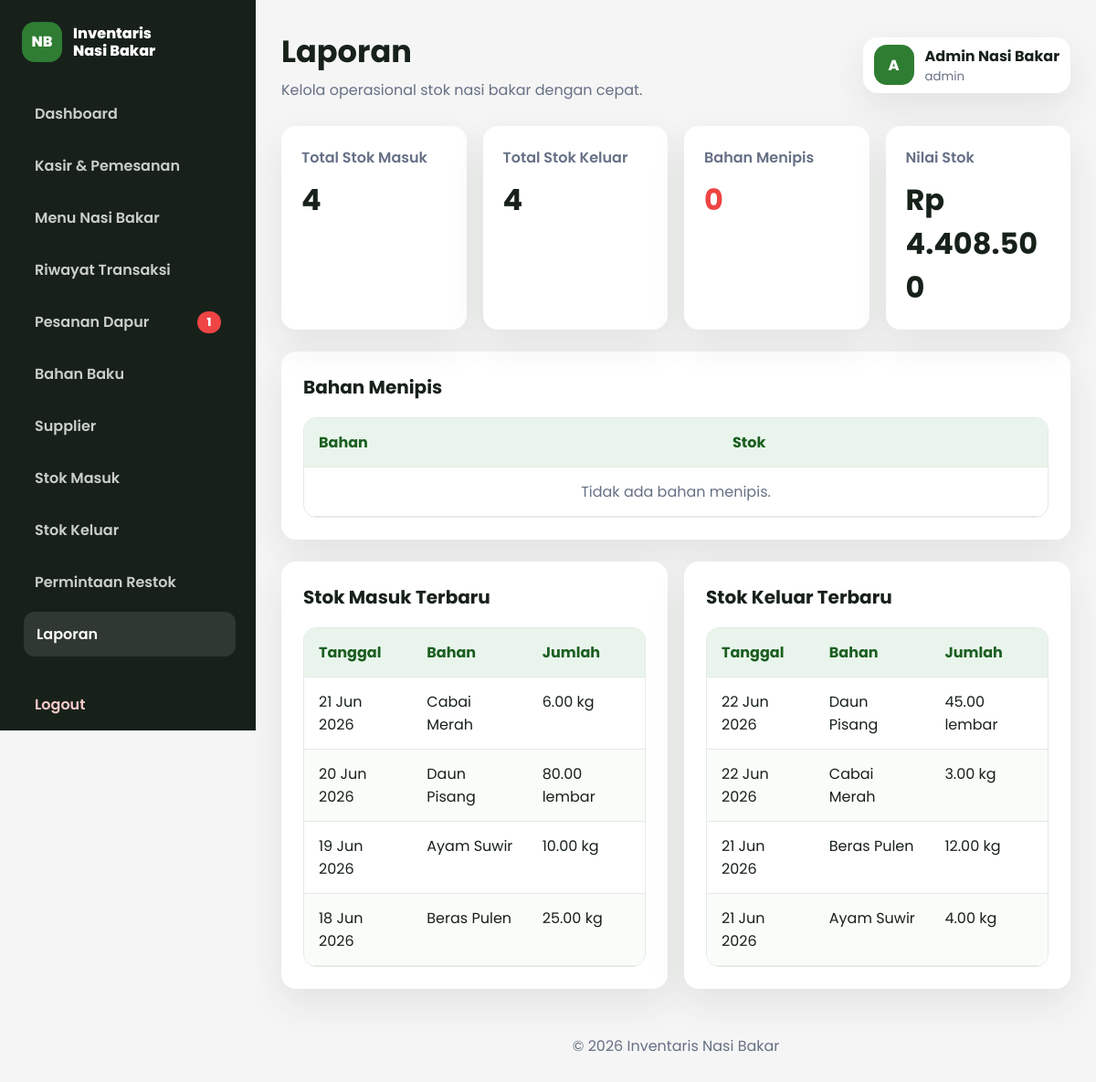
/dashboard/laporan/index.php (signed in), run on the app's committed database.
### tables this page shows
CREATE TABLE stok_masuk (
    id INT AUTO_INCREMENT PRIMARY KEY,
    bahan_id INT NOT NULL,
    supplier_id INT NOT NULL,
    jumlah DECIMAL(10,2) NOT NULL,
    harga_beli DECIMAL(12,2) NOT NULL DEFAULT 0,
    tanggal DATE NOT NULL,
    keterangan TEXT NOT NULL,
    CONSTRAINT fk_masuk_bahan FOREIGN KEY (bahan_id) REFERENCES bahan_baku(id) ON UPDATE CASCADE ON DELETE RESTRICT,
    CONSTRAINT fk_masuk_supplier FOREIGN KEY (supplier_id) REFERENCES supplier(id) ON UPDATE CASCADE ON DELETE RESTRICT
);

CREATE TABLE bahan_baku (
    id INT AUTO_INCREMENT PRIMARY KEY,
    nama_bahan VARCHAR(120) NOT NULL,
    stok DECIMAL(10,2) NOT NULL DEFAULT 0,
    stok_minimum DECIMAL(10,2) NOT NULL DEFAULT 10,
    satuan VARCHAR(30) NOT NULL,
    harga DECIMAL(12,2) NOT NULL DEFAULT 0,
    jenis ENUM('mentah', 'jadi') NOT NULL DEFAULT 'mentah',
    created_at TIMESTAMP DEFAULT CURRENT_TIMESTAMP
);

CREATE TABLE stok_keluar (
    id INT AUTO_INCREMENT PRIMARY KEY,
    bahan_id INT NOT NULL,
    jumlah DECIMAL(10,2) NOT NULL,
    keterangan TEXT NOT NULL,
    tanggal DATE NOT NULL,
    CONSTRAINT fk_keluar_bahan FOREIGN KEY (bahan_id) REFERENCES bahan_baku(id) ON UPDATE CASCADE ON DELETE RESTRICT
);

### includes/functions.php (called while the page is built, shortened)
<?php
function e(?string $value): string
{
    return htmlspecialchars((string) $value, ENT_QUOTES, 'UTF-8');
}
function current_role(): string
{
    $role = $_SESSION['role'] ?? '';
    return $role === 'restok' ? 'gudang' : $role;
}
function rupiah($value): string
{
    return 'Rp ' . number_format((float) $value, 0, ',', '.');
}
function db_count(mysqli $conn, string $table, string $where = ''): int
{
    $sql = 'SELECT COUNT(*) AS total FROM ' . $table . ($where ? ' WHERE ' . $where : '');
    $result = mysqli_query($conn, $sql);
    $row = mysqli_fetch_assoc($result);
    return (int) ($row['total'] ?? 0);
}

### dashboard/laporan/index.php (the view, shortened to what this page needs)
<?php
require_once __DIR__ . '/../../config/koneksi.php';
require_once __DIR__ . '/../../includes/functions.php';
$stokMenipis = mysqli_fetch_all(mysqli_query($conn, 'SELECT nama_bahan, stok, stok_minimum, satuan FROM bahan_baku WHERE stok <= stok_minimum ORDER BY stok ASC'), MYSQLI_ASSOC);
$masuk = mysqli_fetch_all(mysqli_query($conn, 'SELECT sm.tanggal, b.nama_bahan, sm.jumlah, b.satuan FROM stok_masuk sm JOIN bahan_baku b ON b.id = sm.bahan_id ORDER BY sm.tanggal DESC LIMIT 10'), MYSQLI_ASSOC);
$keluar = mysqli_fetch_all(mysqli_query($conn, 'SELECT sk.tanggal, b.nama_bahan, sk.jumlah, b.satuan, sk.keterangan FROM stok_keluar sk JOIN bahan_baku b ON b.id = sk.bahan_id ORDER BY sk.tanggal DESC LIMIT 10'), MYSQLI_ASSOC);
$transaksi = mysqli_fetch_all(mysqli_query($conn, "SELECT kode_pesanan, nama_pelanggan, total, metode_bayar, status, status_pembayaran, created_at FROM pesanan ORDER BY created_at DESC LIMIT 15"), MYSQLI_ASSOC);
$pendapatan = mysqli_fetch_assoc(mysqli_query($conn, 'SELECT COALESCE(SUM(total), 0) AS total FROM pesanan'));
include __DIR__ . '/../../includes/header.php';
?>
<?php if ($role === 'kasir'): ?>
<section class="stats-grid">
    <article class="stat-card">
        <span>Total Transaksi</span>
        <strong><?= db_count($conn, 'pesanan'); ?></strong>
    </article>
    <article class="stat-card">
        <span>Total Pendapatan</span>
        <strong><?= rupiah($pendapatan['total'] ?? 0); ?></strong>
    </article>
    <article class="stat-card">
        <span>Transaksi Selesai</span>
        <strong><?= db_count($conn, 'pesanan', "status = 'selesai'"); ?></strong>
    </article>
    <article class="stat-card danger">
        <span>Transaksi Batal</span>
        <strong><?= db_count($conn, 'pesanan', "status = 'batal'"); ?></strong>
    </article>
</section>
<section class="panel">
    <div class="panel-header">
        <div>
            <h2>Laporan Transaksi</h2>
            <p>Ringkasan transaksi kasir dan status pesanan dapur.</p>
        </div>
    </div>
    <div class="table-wrap">
        <table>
            <thead><tr><th>Tanggal</th><th>Kode</th><th>Pelanggan</th><th>Bayar</th><th>Total</th><th>Status</th><th>Pembayaran</th></tr></thead>
            <tbody>
                <?php foreach ($transaksi as $row): ?>
                    <tr>
                        <td><?= e(date('d M Y H:i', strtotime($row['created_at']))); ?></td>
                        <td><?= e($row['kode_pesanan']); ?></td>
                        <td><?= e($row['nama_pelanggan']); ?></td>
                        <td><?= e(strtoupper($row['metode_bayar'])); ?></td>
                        <td><?= rupiah($row['total']); ?></td>
                        <td><span class="badge <?= $row['status'] === 'batal' ? 'danger' : ''; ?>"><?= e(status_pesanan_label($row['status'])); ?></span></td>
                        <td><span class="badge <?= $row['status_pembayaran'] === 'belum_bayar' ? 'danger' : ''; ?>"><?= $row['status_pembayaran'] === 'lunas' ? 'Lunas' : 'Belum Bayar'; ?></span></td>
                    </tr>
                <?php endforeach; ?>
                <?php if (!$transaksi): ?><tr><td colspan="7" class="empty">Belum ada transaksi.</td></tr><?php endif; ?>
            </tbody>
        </table>
    </div>
</section>
<?php else: ?>
<section class="stats-grid">
    <article class="stat-card">
        <span>Total Stok Masuk</span>
        <strong><?= db_count($conn, 'stok_masuk'); ?></strong>
    </article>
    <article class="stat-card">
        <span>Total Stok Keluar</span>
        <strong><?= db_count($conn, 'stok_keluar'); ?></strong>
    </article>
    <article class="stat-card danger">
        <span>Bahan Menipis</span>
        <strong><?= count($stokMenipis); ?></strong>
    </article>
    <article class="stat-card">
        <span>Nilai Stok</span>
        <?php
        $nilai = mysqli_fetch_assoc(mysqli_query($conn, 'SELECT SUM(stok * harga) AS total FROM bahan_baku'));
        ?>
        <strong><?= rupiah($nilai['total'] ?? 0); ?></strong>
    </article>
</section>
<section class="panel">
    <div class="panel-header"><h2>Bahan Menipis</h2></div>
    <div class="table-wrap">
        <table class="table-fit">
            <thead><tr><th>Bahan</th><th>Stok</th></tr></thead>
            <tbody>
                <?php if (!$stokMenipis): ?><tr><td colspan="2" class="empty">Tidak ada bahan menipis.</td></tr><?php endif; ?>
            </tbody>
        </table>
    </div>
</section>
<section class="split-panels">
    <div class="panel">
        <div class="panel-header"><h2>Stok Masuk Terbaru</h2></div>
        <div class="table-wrap">
            <table class="table-fit">
                <thead><tr><th>Tanggal</th><th>Bahan</th><th>Jumlah</th></tr></thead>
                <tbody>
                    <?php foreach ($masuk as $row): ?>
                        <tr><td><?= e(date('d M Y', strtotime($row['tanggal']))); ?></td><td><?= e($row['nama_bahan']); ?></td><td><?= e((string) $row['jumlah']); ?> <?= e($row['satuan']); ?></td></tr>
                    <?php endforeach; ?>
                </tbody>
            </table>
        </div>
    </div>
    <div class="panel">
        <div class="panel-header"><h2>Stok Keluar Terbaru</h2></div>
        <div class="table-wrap">
            <table class="table-fit">
                <thead><tr><th>Tanggal</th><th>Bahan</th><th>Jumlah</th></tr></thead>
                <tbody>
                    <?php foreach ($keluar as $row): ?>
                        <tr><td><?= e(date('d M Y', strtotime($row['tanggal']))); ?></td><td><?= e($row['nama_bahan']); ?></td><td><?= e((string) $row['jumlah']); ?> <?= e($row['satuan']); ?></td></tr>
                    <?php endforeach; ?>
                </tbody>
            </table>
        </div>
    </div>
</section>
<?php endif; ?>
<?php include __DIR__ . '/../../includes/footer.php'; ?>

### assets/css/dashboard.css (style rules this page uses)
:root { --primary: #2E7D32; --primary-dark: #1B5E20; --secondary: #F5F5F5; --accent: #FFC107; --danger: #EF4444; --text: #17211A; --muted: #667085; --border: #E4EAE5; --white: #FFFFFF; --shadow: 0 16px 40px rgba(22, 39, 24, 0.09); }
* { box-sizing: border-box; }
body { margin: 0; font-family: "Poppins", sans-serif; color: var(--text); background: var(--secondary); overflow-x: hidden; }
.stats-grid { display: grid; grid-template-columns: repeat(auto-fit, minmax(180px, 1fr)); gap: 18px; margin-bottom: 24px; }
.stat-card, .panel { border-radius: 16px; background: var(--white); box-shadow: var(--shadow); }
.stat-card { padding: 22px; }
.stat-card span { display: block; color: var(--muted); font-weight: 600; }
.stat-card strong { display: block; margin-top: 10px; font-size: 2rem; overflow-wrap: anywhere; }
.stat-card.danger strong { color: var(--danger); }
.panel { padding: 24px; margin-bottom: 24px; }
.panel-header { display: flex; align-items: center; justify-content: space-between; gap: 16px; margin-bottom: 18px; min-width: 0; }
.panel-header h2 { margin: 0; font-size: 1.25rem; overflow-wrap: anywhere; }
.table-wrap { width: 100%; overflow-x: auto; -webkit-overflow-scrolling: touch; border: 1px solid var(--border); border-radius: 14px; }
table { width: 100%; border-collapse: collapse; min-width: 720px; }
table.table-fit { min-width: 100%; }
thead th { position: sticky; top: 0; z-index: 1; background: #E9F5EC; color: var(--primary-dark); text-align: left; }
th, td { padding: 14px 16px; border-bottom: 1px solid var(--border); vertical-align: top; overflow-wrap: anywhere; }
tbody tr:nth-child(even) { background: #FAFCFA; }
.empty { text-align: center; color: var(--muted); }
.split-panels { display: grid; grid-template-columns: repeat(2, minmax(0, 1fr)); gap: 18px; }
@media (max-width: 1200px) { .stats-grid { grid-template-columns: repeat(auto-fit, minmax(170px, 1fr)); } }

### data on the page
stok_masuk: tanggal "21 Jun 2026", bahan.nama_bahan "Cabai Merah", jumlah "6.00", bahan.satuan "kg"
stok_masuk: tanggal "20 Jun 2026", bahan.nama_bahan "Daun Pisang", jumlah "80.00", bahan.satuan "lembar"
stok_masuk: tanggal "19 Jun 2026", bahan.nama_bahan "Ayam Suwir", jumlah "10.00", bahan.satuan "kg"
stok_masuk: tanggal "18 Jun 2026", bahan.nama_bahan "Beras Pulen", jumlah "25.00", bahan.satuan "kg"
stok_keluar: tanggal "22 Jun 2026", bahan.nama_bahan "Daun Pisang", jumlah "45.00", bahan.satuan "lembar"
stok_keluar: tanggal "22 Jun 2026", bahan.nama_bahan "Cabai Merah", jumlah "3.00", bahan.satuan "kg"
stok_keluar: tanggal "21 Jun 2026", bahan.nama_bahan "Beras Pulen", jumlah "12.00", bahan.satuan "kg"
stok_keluar: tanggal "21 Jun 2026", bahan.nama_bahan "Ayam Suwir", jumlah "4.00", bahan.satuan "kg"

### other printed values
$sidebarNotifPesananBaru "1"
$pageTitle "Laporan"
$initial "A"
$adminName "Admin Nasi Bakar"
$roleLabel "admin"
db_count($conn, 'stok_masuk') "4"
db_count($conn, 'stok_keluar') "4"
count($stokMenipis) "0"
rupiah($nilai['total'] ?? 0) "Rp 4.408.500"
